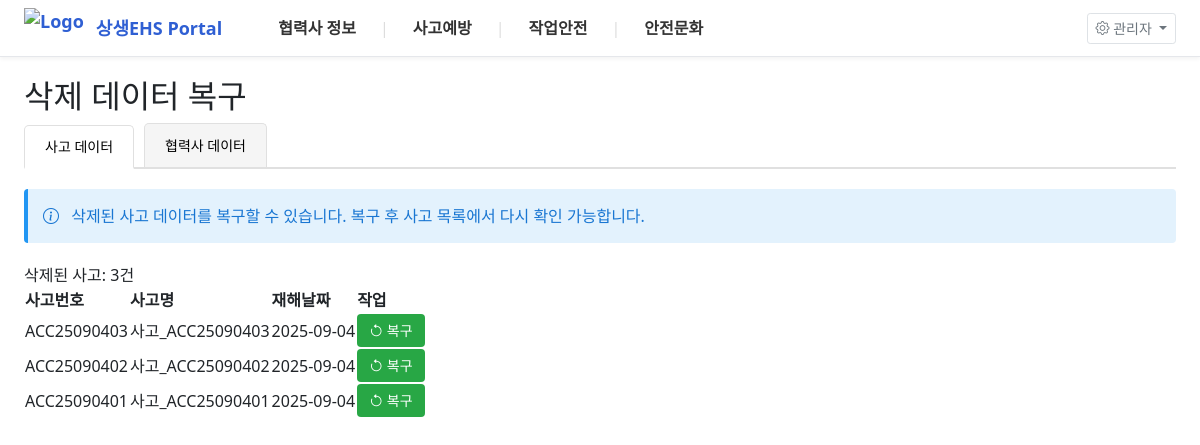
Page /data-recovery on the committed database.
### tables this page shows
CREATE TABLE accidents_cache (
        id INTEGER PRIMARY KEY AUTOINCREMENT,
        accident_number TEXT,
        accident_name TEXT,
        accident_time TEXT,
        workplace TEXT,
        accident_grade TEXT,
        major_category TEXT,
        injury_form TEXT,
        injury_type TEXT,
        accident_date TEXT,
        day_of_week TEXT,
        created_at TEXT,
        building TEXT,
        floor TEXT,
        location_category TEXT,
        location_detail TEXT,
        is_deleted INTEGER DEFAULT 0,
        synced_at DATETIME DEFAULT CURRENT_TIMESTAMP
    , custom_data TEXT DEFAULT '{}', accident_datetime TEXT, accident_type TEXT, responsible_company1 TEXT, responsible_company1_no TEXT, responsible_company2 TEXT, responsible_company2_no TEXT);

### app.py (the view)
@app.route("/data-recovery")
def data_recovery():
    conn = get_db_connection()
    conn.row_factory = sqlite3.Row
    deleted_accidents_rows = conn.execute("""
        SELECT * FROM accidents_cache
        WHERE is_deleted = 1
        ORDER BY accident_date DESC, accident_number DESC
    """).fetchall()
    deleted_accidents = [dict(row) for row in deleted_accidents_rows]
    deleted_partners_rows = conn.execute("""
        SELECT * FROM partners_cache
        WHERE is_deleted = 1
        ORDER BY company_name
    """).fetchall()
    deleted_partners = [dict(row) for row in deleted_partners_rows]
    conn.close()
    return render_template('data-recovery.html',
                         deleted_accidents=deleted_accidents,
                         deleted_partners=deleted_partners,
                         menu=MENU_CONFIG,
                         active_slug='data-recovery')

### app.py (called while the page is built)
def get_db_connection(timeout=10.0):
    conn = sqlite3.connect(db_config.local_db_path, timeout=timeout)
    cursor = conn.cursor()
    cursor.execute("PRAGMA journal_mode=WAL")
    cursor.execute("PRAGMA busy_timeout=5000")
    cursor.execute("PRAGMA synchronous=NORMAL")
    return conn

@app.before_request
def check_first_request():
    if not hasattr(app, '_first_request_done'):
        app._first_request_done = True
        boot_sync_once()

@app.after_request
def add_header(response):
    response.headers['Cache-Control'] = 'no-cache, no-store, must-revalidate'
    response.headers['Pragma'] = 'no-cache'
    response.headers['Expires'] = '0'
    return response

### templates/data-recovery.html (shortened to what this page needs)
{% extends "base.html" %}
{% block content %}
<div class="page-header">
    <h2 class="page-title">삭제 데이터 복구</h2>
</div>
<div class="tab-menu">
    <button class="tab-button active" onclick="switchTab('accident')">사고 데이터</button>
    <button class="tab-button" onclick="switchTab('partner')">협력사 데이터</button>
</div>
<div id="accident-tab" class="tab-content active">
    <div class="info-message">
        <i class="bi bi-info-circle"></i>
        삭제된 사고 데이터를 복구할 수 있습니다. 복구 후 사고 목록에서 다시 확인 가능합니다.
    </div>
    <div class="table-section">
        <div class="table-header">
            <div class="left-controls">
                <span class="total-count">삭제된 사고: {{ deleted_accidents|length }}건</span>
            </div>
        </div>
        <div class="table-wrapper">
            <table class="data-table">
                <thead>
                    <tr>
                        <th>사고번호</th>
                        <th>사고명</th>
                        <th>재해날짜</th>
                        <th>작업</th>
                    </tr>
                </thead>
                <tbody>
                    {% for accident in deleted_accidents %}
                    <tr>
                        <td>{{ accident.accident_number }}</td>
                        <td>{{ accident.accident_name or '-' }}</td>
                        <td>{{ accident.accident_date or '-' }}</td>
                        <td>
                            <button class="btn btn-sm btn-success" onclick="restoreAccident('{{ accident.id }}')">
                                <i class="bi bi-arrow-counterclockwise"></i> 복구
                            </button>
                        </td>
                    </tr>
                    {% else %}
                    <tr>
                        <td colspan="4" class="no-data">삭제된 사고 데이터가 없습니다.</td>
                    </tr>
                    {% endfor %}
                </tbody>
            </table>
        </div>
    </div>
</div>
{% endblock %}

### templates/base.html (style rules this page uses)
html, body { overflow-x: hidden; width: 100%; max-width: 100vw; }

### templates/data-recovery.html (style rules this page uses)
.tab-menu { display: flex; gap: 10px; margin-bottom: 20px; border-bottom: 2px solid #e0e0e0; }
.tab-button { padding: 10px 20px; background: #f5f5f5; border: 1px solid #e0e0e0; border-bottom: none; border-radius: 5px 5px 0 0; cursor: pointer; font-size: 14px; transition: all 0.3s; }
.tab-button.active { background: #fff; font-weight: 500; position: relative; bottom: -2px; border-bottom: 2px solid #fff; }
.tab-content { display: none; }
.tab-content.active { display: block; }
.info-message { background: #e3f2fd; border-left: 4px solid #2196f3; padding: 15px; margin-bottom: 20px; border-radius: 4px; color: #1976d2; }
.info-message i { margin-right: 8px; }
.btn-success { background: #28a745; color: white; border: none; padding: 6px 12px; border-radius: 4px; cursor: pointer; }

### rows in the picture
accidents_cache: accident_number "ACC25090403", accident_name "사고_ACC25090403", accident_date "2025-09-04"
accidents_cache: accident_number "ACC25090402", accident_name "사고_ACC25090402", accident_date "2025-09-04"
accidents_cache: accident_number "ACC25090401", accident_name "사고_ACC25090401", accident_date "2025-09-04"

### other values in the picture
{{ m.title }} "협력사 정보" "사고예방" "작업안전" "안전문화"
{{ deleted_accidents|length }} "3"
